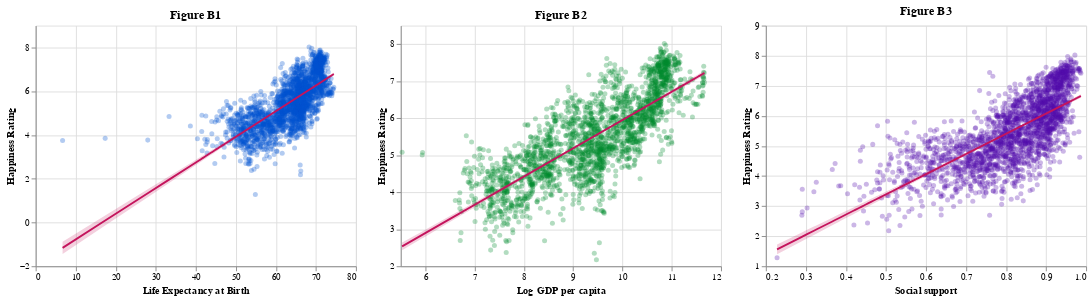

Source (notebook cell):
### Code cell
# display
(fig_b1 + slr_line + band) | (fig_b2 + slr_line2 + band2) | (fig_b3 + slr_line3 + band3)

### Figure 1 — Vega-Lite specification as saved in the notebook (floating-point values rounded to 4 significant figures; data arrays with more than 128 entries replaced by an {"elided": "..."} marker saying what was removed)
{"$schema": "https://vega.github.io/schema/vega-lite/v4.17.0.json", "config": {"view": {"continuousHeight": 300, "continuousWidth": 400}}, "datasets": {"data-66057481bdbbeac588f04e81f9861d2d": {"elided": "2145 records"}, "data-6ab8608cb27ce31ff051dbb4bc496734": {"elided": "2199 records"}, "data-affa5765eca146454d6bfbb2bf439056": {"elided": "2179 records"}, "data-e2fcd826447b76a22ffd0996563ec224": {"elided": "2186 records"}}, "hconcat": [{"layer": [{"data": {"name": "data-6ab8608cb27ce31ff051dbb4bc496734"}, "encoding": {"x": {"field": "Life expectancy at birth", "scale": {"type": "pow"}, "title": "Life Expectancy at Birth", "type": "quantitative"}, "y": {"field": "Happiness rating", "scale": {"zero": false}, "title": "Happiness Rating", "type": "quantitative"}}, "height": 263, "mark": {"color": "#0054d1", "opacity": 0.3, "type": "circle"}, "title": "Figure B1", "width": 350}, {"data": {"name": "data-66057481bdbbeac588f04e81f9861d2d"}, "encoding": {"x": {"field": "Life expectancy at birth", "type": "quantitative"}, "y": {"field": "fitted_slr", "type": "quantitative"}}, "mark": {"color": "#c4145d", "type": "line"}}, {"data": {"name": "data-66057481bdbbeac588f04e81f9861d2d"}, "encoding": {"x": {"field": "Life expectancy at birth", "type": "quantitative"}, "y": {"field": "lwr_mean", "type": "quantitative"}, "y2": {"field": "upr_mean"}}, "mark": {"color": "#c4145d", "opacity": 0.2, "type": "area"}}]}, {"layer": [{"data": {"name": "data-6ab8608cb27ce31ff051dbb4bc496734"}, "encoding": {"x": {"field": "Log GDP per capita", "scale": {"type": "pow", "zero": false}, "type": "quantitative"}, "y": {"field": "Happiness rating", "scale": {"zero": false}, "title": "Happiness Rating", "type": "quantitative"}}, "height": 263, "mark": {"color": "#018c30", "opacity": 0.3, "type": "circle"}, "title": "Figure B2", "width": 350}, {"data": {"name": "data-affa5765eca146454d6bfbb2bf439056"}, "encoding": {"x": {"field": "Log GDP per capita", "type": "quantitative"}, "y": {"field": "fitted_slr", "type": "quantitative"}}, "mark": {"color": "#c4145d", "type": "line"}}, {"data": {"name": "data-affa5765eca146454d6bfbb2bf439056"}, "encoding": {"x": {"field": "Log GDP per capita", "type": "quantitative"}, "y": {"field": "lwr_mean", "type": "quantitative"}, "y2": {"field": "upr_mean"}}, "mark": {"color": "#c4145d", "opacity": 0.2, "type": "area"}}]}, {"layer": [{"data": {"name": "data-6ab8608cb27ce31ff051dbb4bc496734"}, "encoding": {"x": {"field": "Social support", "scale": {"type": "pow", "zero": false}, "type": "quantitative"}, "y": {"field": "Happiness rating", "scale": {"type": "pow", "zero": false}, "title": "Happiness Rating", "type": "quantitative"}}, "height": 263, "mark": {"color": "#530ead", "opacity": 0.3, "type": "circle"}, "title": "Figure B3", "width": 350}, {"data": {"name": "data-e2fcd826447b76a22ffd0996563ec224"}, "encoding": {"x": {"field": "Social support", "scale": {"type": "pow"}, "type": "quantitative"}, "y": {"field": "fitted_slr", "scale": {"type": "pow"}, "type": "quantitative"}}, "mark": {"color": "#c4145d", "type": "line"}}, {"data": {"name": "data-e2fcd826447b76a22ffd0996563ec224"}, "encoding": {"x": {"field": "Social support", "type": "quantitative"}, "y": {"field": "lwr_mean", "type": "quantitative"}, "y2": {"field": "upr_mean"}}, "mark": {"color": "#c4145d", "opacity": 0.2, "type": "area"}}]}]}
